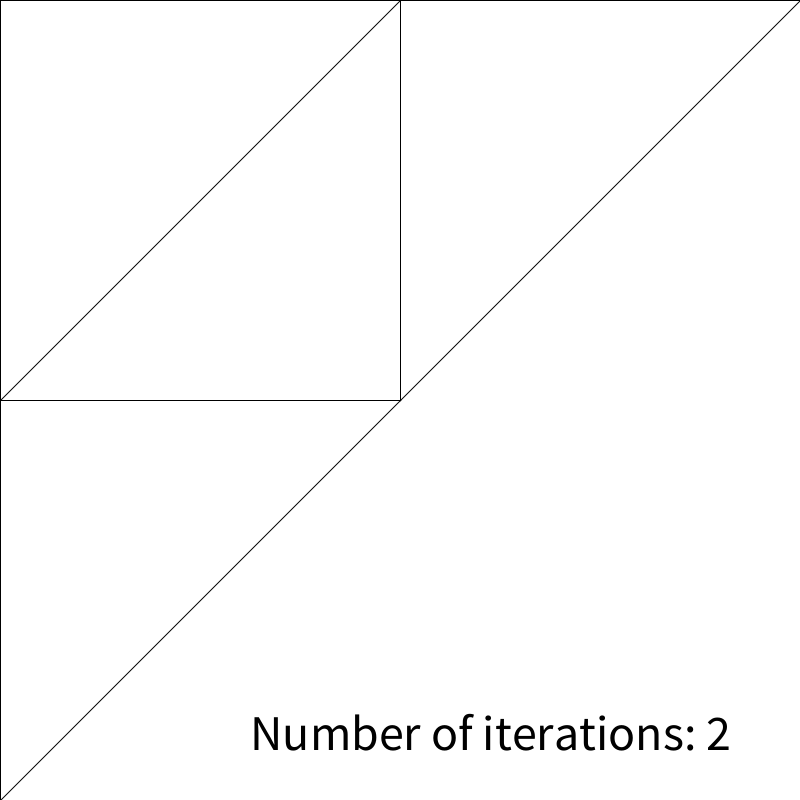
Frame 1 (no input)
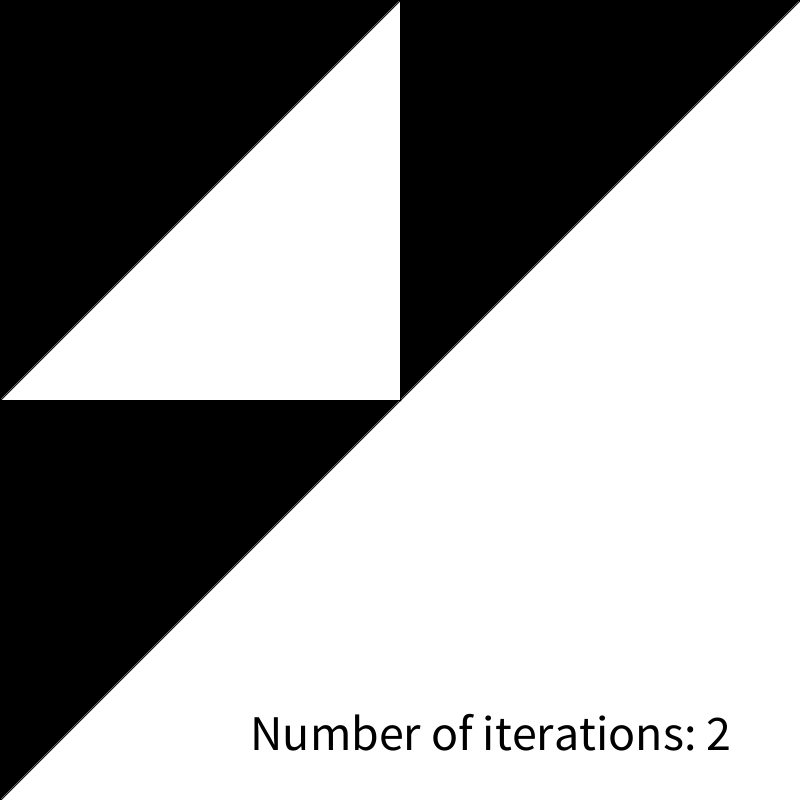
Frame 60 (the mouse pressed at the canvas centre just before this capture)
Frame 120 (the mouse held since frame 60 and released just before this capture): identical to frame 60, image omitted

The Processing sketch that drew these frames (run headless with seeded random() and noise(); from frame 60 on, the mouse is pressed at the canvas centre):

// Processing sketch: sierpinski
// ── sierpinski.pde
////////////////////////////////////////////////////////////
/*
Interactive Sierpinski Triangle
*/
////////////////////////////////////////////////////////////

int NUMITERS = 2;
float XMIN = 0;
float XMAX = width;
float YMIN = 0;
float YMAX = height;

void setup() {
  size(800, 800);
  background(255);
  stroke(0);
}

void draw() {
  background(255);
  sierpinski(0, 0, width, NUMITERS);
  fill(0);
  textSize(50);
  text("Number of iterations: " + NUMITERS, width-550, height-50);
}

void keyPressed() {
  if (keyCode == UP) {
    NUMITERS = min(10, NUMITERS + 1);
  } else if (keyCode == DOWN) {
    NUMITERS = max(1, NUMITERS - 1);
  }
}

void sierpinski(float x, float y, float side, int NUMITERS) {
  /* recursive function drawing a Sierpinski triangle */
  float half = side/2;
  
  if (NUMITERS == 1) {
    triangle(x, y, x + side, y, x, y + side);
  } else if (NUMITERS > 1) {
    sierpinski(x, y, half, NUMITERS - 1);
    sierpinski(x + half, y, half, NUMITERS - 1);
    sierpinski(x, y + half, half, NUMITERS - 1);
  }
}
